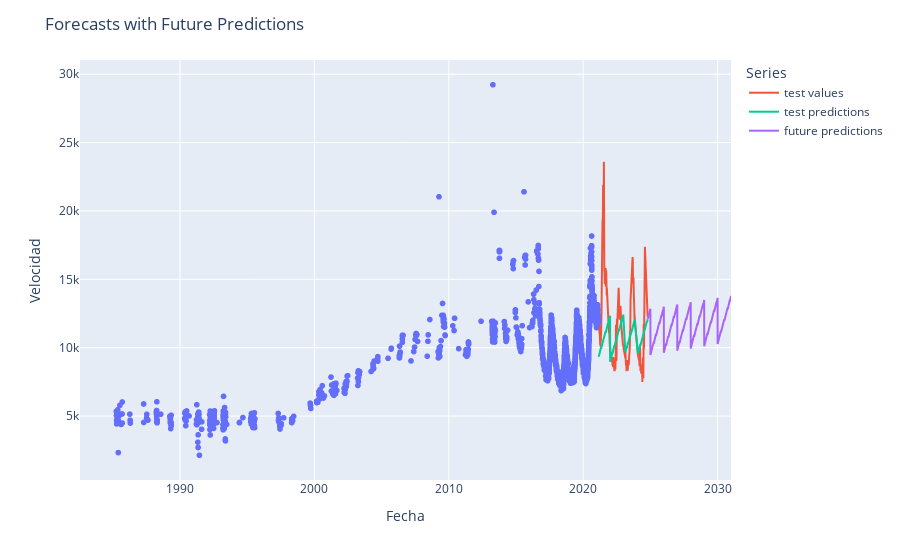

Write notebook code for a chart like this one.
### Code cell
fig.add_scatter(x=future_dates.index, y=future_preds, name='future predictions')
fig.update_layout(
    title='Forecasts with Future Predictions',
    xaxis_title='Fecha',
    yaxis_title='Velocidad',
    legend_title='Series'
)
fig.show()

### Figure 1 — Plotly figure (JSON) as saved in the notebook; plotly's stock layout.template omitted (floating-point values rounded to 4 significant figures; data arrays with more than 128 entries replaced by an {"elided": "..."} marker saying what was removed)
{"data": [{"hovertemplate": "x=%{x}<br>y=%{y}<extra></extra>", "legendgroup": "", "marker": {"color": "#636efa", "symbol": "circle"}, "mode": "markers", "name": "", "showlegend": false, "type": "scattergl", "x": {"elided": "2408 str values"}, "xaxis": "x", "y": {"elided": "2408 int values"}, "yaxis": "y"}, {"name": "test values", "type": "scatter", "x": {"elided": "1241 str values"}, "y": {"elided": "1241 int values"}}, {"name": "test predictions", "type": "scatter", "x": {"elided": "1241 str values"}, "y": {"elided": "1241 float values"}}, {"name": "future predictions", "type": "scatter", "x": {"elided": "2265 str values"}, "y": {"elided": "2265 float values"}}], "layout": {"legend": {"title": {"text": "Series"}, "tracegroupgap": 0}, "margin": {"t": 60}, "title": {"text": "Forecasts with Future Predictions"}, "xaxis": {"anchor": "y", "domain": [0, 1], "title": {"text": "Fecha"}}, "yaxis": {"anchor": "x", "domain": [0, 1], "title": {"text": "Velocidad"}}}}
